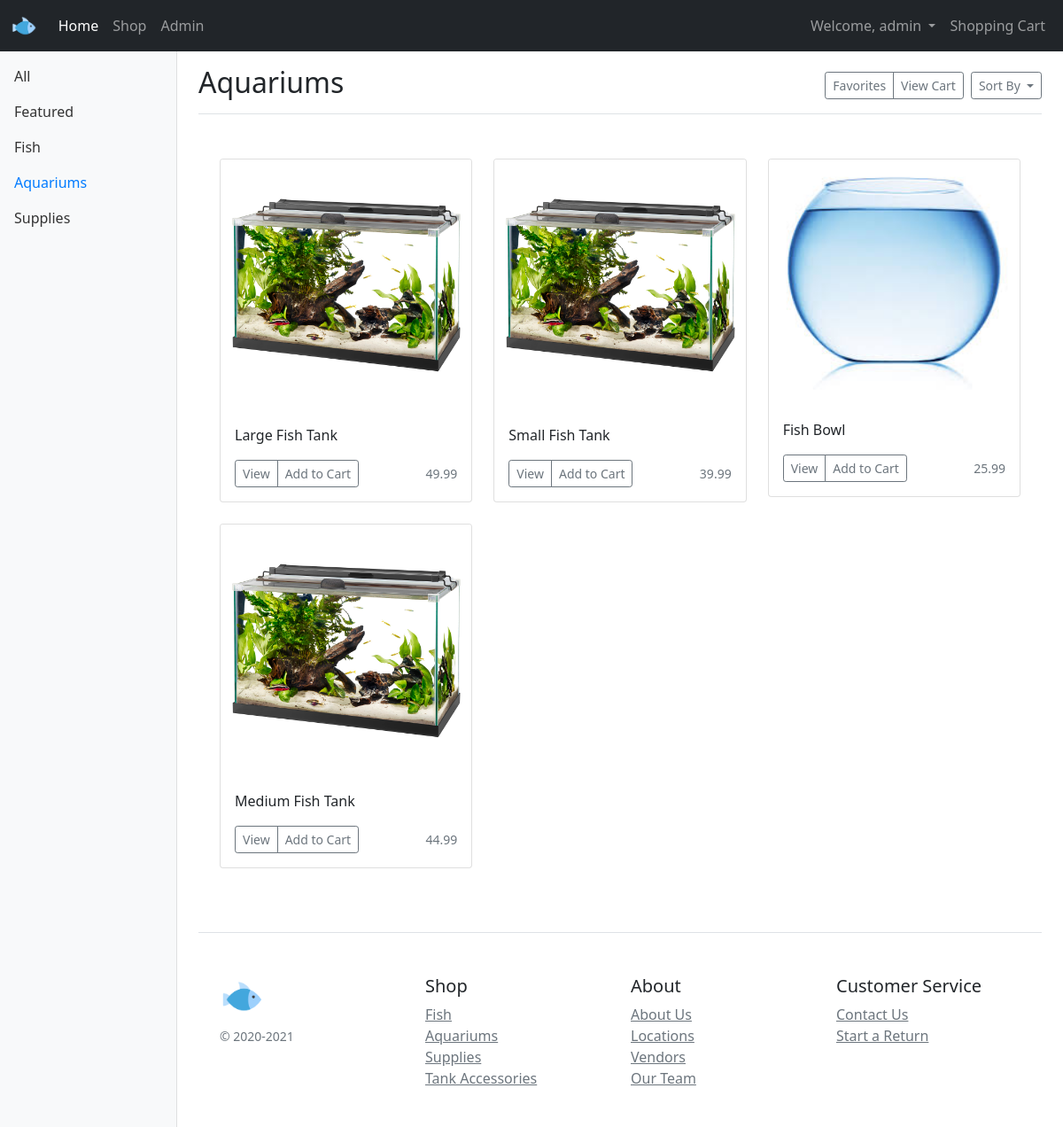
Screenshot of /pages/products-aquariums.php (signed in) with the database file from the repository.
### tables this page shows
CREATE TABLE `product` (
  `product_id` varchar(100) NOT NULL,
  `product_name` varchar(100) NOT NULL,
  `product_type` varchar(100) NOT NULL,
  `vendor_id` varchar(100) NOT NULL,
  `cost` decimal(10,2) NOT NULL,
  `sales_price` decimal(10,2) NOT NULL,
  `imagepath` varchar(256) DEFAULT NULL,
  `product_desc` varchar(512) NOT NULL,
  `featured` tinyint(1) NOT NULL
);

### pages/products-aquariums.php (the view, shortened to what this page needs)
<?php
include('header.php');
?>
  <div class="container-fluid">
    <div class="row">
      <nav id="sidebarMenu" class="col-md-3 col-lg-2 d-md-block bg-light sidebar collapse">
        <div class="position-sticky pt-3">
          <ul class="nav flex-column">
            <li class="nav-item">
              <a class="nav-link" href="shop.php">
                All
              </a>
            </li>
            <li class="nav-item">
              <a class="nav-link" href="products-featured.php">
                Featured
              </a>
            </li>
            <li class="nav-item">
              <a class="nav-link" href="products-fish.php">
                Fish
              </a>
            </li>
            <li class="nav-item">
              <a class="nav-link active" href="products-aquariums.php">
                Aquariums
              </a>
            </li>
            <li class="nav-item">
              <a class="nav-link" href="products-supplies.php">
                Supplies
              </a>
            </li>
          </ul>
        </div>
      </nav>
      <main class="checkout col-md-9 ms-sm-auto col-lg-10 px-md-4">
        <div
          class="d-flex justify-content-between flex-wrap flex-md-nowrap align-items-center pt-3 pb-2 mb-3 border-bottom">
          <h1 class="h2">Aquariums</h1>
          <div class="btn-toolbar mb-2 mb-md-0">
            <div class="btn-group me-2">
              <button type="button" class="btn btn-sm btn-outline-secondary">Favorites</button>
              <a href="cart.php" class="btn btn-sm btn-outline-secondary">View Cart</a>
            </div>
            <div class="dropdown">
              <button class="btn btn-sm btn-outline-secondary dropdown-toggle" type="button" id="dropdownMenuButton1" data-bs-toggle="dropdown" aria-expanded="false">
                Sort By
              </button>
            </div>
          </div>
        </div>
        <div class="album">
          <div class="container">
            <div class="row">
            <?php
							require_once 'config.php';
							$conn = new mysqli($hn, $un, $pw, $db);
							$query="SELECT * FROM product WHERE product_type='Aquarium'";
							$result = $conn->query($query);
							$rows = $result->num_rows;
							for($j=0; $j<$rows; ++$j) {
                $row = $result->fetch_array(MYSQLI_ASSOC);
                echo <<<_END
                <div class="col-md-4">
                  <div class="card mb-4 box-shadow">
                    <img class="card-img-top" src="../images/$row[imagepath]" alt="Card image">
                    <div class="card-body">
                      <p class="card-text">$row[product_name]</p>
                      <div class="d-flex justify-content-between align-items-center">
                        <div class="btn-group">
                          <a href="product.php?product_id=$row[product_id]" class="btn btn-sm btn-outline-secondary">View</a>
                          <a href="#" class="btn btn-sm btn-outline-secondary">Add to Cart</a>
                        </div>
                        <small class="text-muted">$row[sales_price]</small>
                      </div>
                    </div>
                  </div>
                </div>
                _END;
              }
            ?>
            </div>
          </div>
        </div>
        <?php
        include('footer.php');
        ?>
      </main>
    </div>
  </div>
</body>
</html>

### styles/theme.css (style rules this page uses)
.album { margin-top: 50px; }
.sidebar { position: fixed; top: 0; bottom: 0; left: 0; z-index: 100; padding: 50px 0 0; box-shadow: inset -1px 0 0 rgba(0, 0, 0, .1); }
.sidebar .nav-link { font-weight: 500; color: #333; }
.sidebar .nav-link.active { color: #007bff; }

### rows the page displays
product: imagepath (picture), product_name "Large Fish Tank", sales_price "49.99"
product: imagepath (picture), product_name "Small Fish Tank", sales_price "39.99"
product: imagepath (picture), product_name "Fish Bowl", sales_price "25.99"
product: imagepath (picture), product_name "Medium Fish Tank", sales_price "44.99"

### other values shown
$username "admin"
